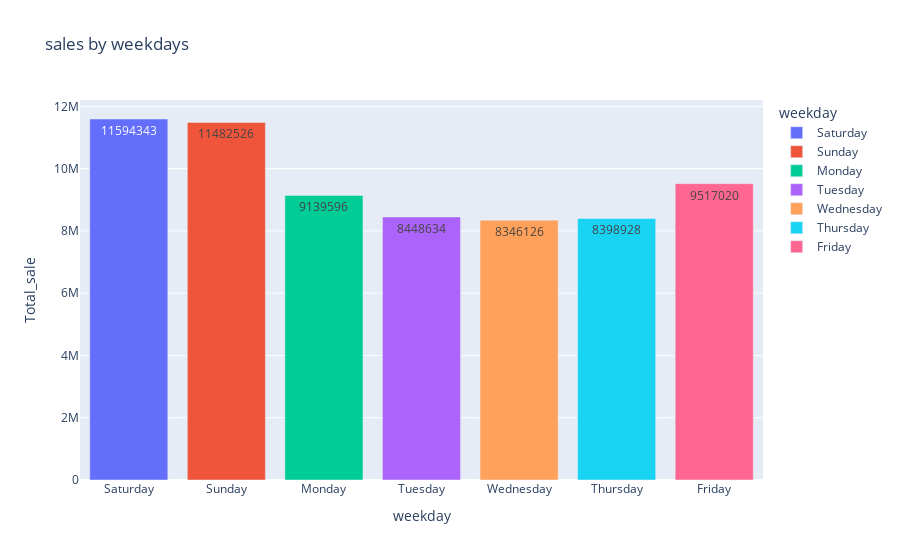

The notebook cell this image was saved under:
### Markdown cell above
# sales by weekdays

### Code cell
temp_dataframe=DF_MAIN.groupby(['weekday'],as_index=False,sort=False).agg(Total_sale=('sold',np.sum))
px.bar(temp_dataframe, x="weekday", y="Total_sale", color="weekday", title="sales by weekdays",text='Total_sale')

### Figure 1 — Plotly figure (JSON) as saved in the notebook; plotly's stock layout.template omitted (floating-point values rounded to 4 significant figures)
{"data": [{"alignmentgroup": "True", "hovertemplate": "weekday=%{x}<br>Total_sale=%{text}<extra></extra>", "legendgroup": "Saturday", "marker": {"color": "#636efa", "pattern": {"shape": ""}}, "name": "Saturday", "offsetgroup": "Saturday", "orientation": "v", "showlegend": true, "text": [11594343], "textposition": "auto", "type": "bar", "x": ["Saturday"], "xaxis": "x", "y": [11594343], "yaxis": "y"}, {"alignmentgroup": "True", "hovertemplate": "weekday=%{x}<br>Total_sale=%{text}<extra></extra>", "legendgroup": "Sunday", "marker": {"color": "#EF553B", "pattern": {"shape": ""}}, "name": "Sunday", "offsetgroup": "Sunday", "orientation": "v", "showlegend": true, "text": [11482526], "textposition": "auto", "type": "bar", "x": ["Sunday"], "xaxis": "x", "y": [11482526], "yaxis": "y"}, {"alignmentgroup": "True", "hovertemplate": "weekday=%{x}<br>Total_sale=%{text}<extra></extra>", "legendgroup": "Monday", "marker": {"color": "#00cc96", "pattern": {"shape": ""}}, "name": "Monday", "offsetgroup": "Monday", "orientation": "v", "showlegend": true, "text": [9139596], "textposition": "auto", "type": "bar", "x": ["Monday"], "xaxis": "x", "y": [9139596], "yaxis": "y"}, {"alignmentgroup": "True", "hovertemplate": "weekday=%{x}<br>Total_sale=%{text}<extra></extra>", "legendgroup": "Tuesday", "marker": {"color": "#ab63fa", "pattern": {"shape": ""}}, "name": "Tuesday", "offsetgroup": "Tuesday", "orientation": "v", "showlegend": true, "text": [8448634], "textposition": "auto", "type": "bar", "x": ["Tuesday"], "xaxis": "x", "y": [8448634], "yaxis": "y"}, {"alignmentgroup": "True", "hovertemplate": "weekday=%{x}<br>Total_sale=%{text}<extra></extra>", "legendgroup": "Wednesday", "marker": {"color": "#FFA15A", "pattern": {"shape": ""}}, "name": "Wednesday", "offsetgroup": "Wednesday", "orientation": "v", "showlegend": true, "text": [8346126], "textposition": "auto", "type": "bar", "x": ["Wednesday"], "xaxis": "x", "y": [8346126], "yaxis": "y"}, {"alignmentgroup": "True", "hovertemplate": "weekday=%{x}<br>Total_sale=%{text}<extra></extra>", "legendgroup": "Thursday", "marker": {"color": "#19d3f3", "pattern": {"shape": ""}}, "name": "Thursday", "offsetgroup": "Thursday", "orientation": "v", "showlegend": true, "text": [8398928], "textposition": "auto", "type": "bar", "x": ["Thursday"], "xaxis": "x", "y": [8398928], "yaxis": "y"}, {"alignmentgroup": "True", "hovertemplate": "weekday=%{x}<br>Total_sale=%{text}<extra></extra>", "legendgroup": "Friday", "marker": {"color": "#FF6692", "pattern": {"shape": ""}}, "name": "Friday", "offsetgroup": "Friday", "orientation": "v", "showlegend": true, "text": [9517020], "textposition": "auto", "type": "bar", "x": ["Friday"], "xaxis": "x", "y": [9517020], "yaxis": "y"}], "layout": {"barmode": "relative", "legend": {"title": {"text": "weekday"}, "tracegroupgap": 0}, "title": {"text": "sales by weekdays"}, "xaxis": {"anchor": "y", "categoryarray": ["Saturday", "Sunday", "Monday", "Tuesday", "Wednesday", "Thursday", "Friday"], "categoryorder": "array", "domain": [0, 1], "title": {"text": "weekday"}}, "yaxis": {"anchor": "x", "domain": [0, 1], "title": {"text": "Total_sale"}}}}
